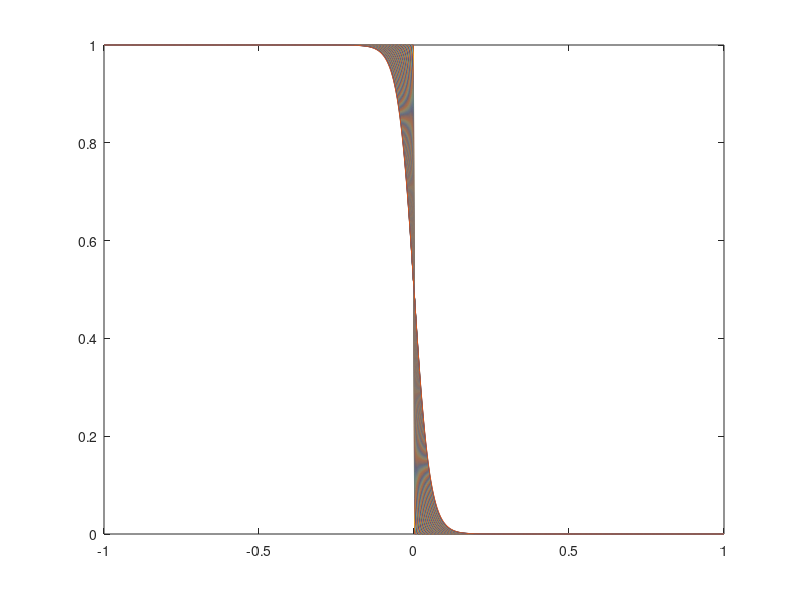

Source code (MATLAB):
clear all;
close all;

% 
%Q3 
clear all;
q= 1.6e-19; % Electron charge in coulombs
kB= 1.380e-23; % Boltzmann's constant
NE = 500;
Ef = 0;
E = linspace(-1,1,NE); % Plotting range in eV
NT = 100;
T = linspace(1e-9,300,NT); % Temperature range in Kelvin

f=zeros(NT,NE)
for ii=1:NT
    f(ii,:)=1./(1+exp((E-Ef)/(kB*T(ii)/q))); %keep sace units for energy
end 

plot(E,f)

%break;
%
